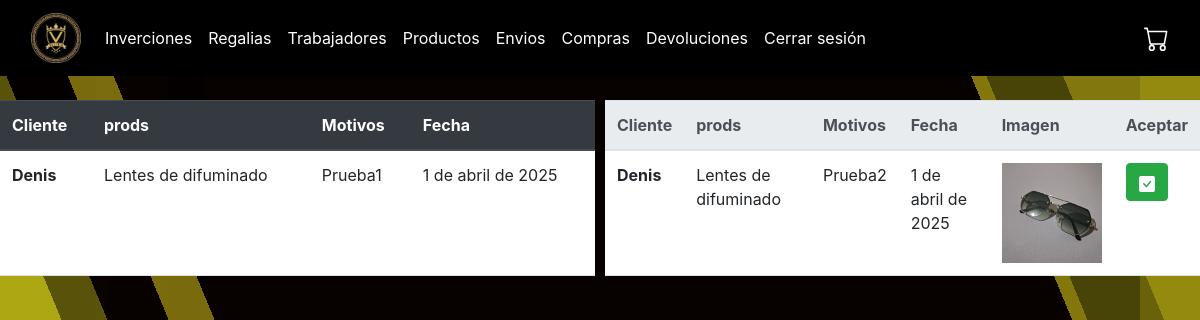
/devolucion (signed in), run on the app's committed database.
### plus/models.py (models this page shows, shortened)
class Devolucion(models.Model):
    descripcion = models.CharField(max_length=100)
    imagen = models.ImageField(upload_to="devoluciones", null=True)
    fecha_devolucion = models.DateField(auto_now_add=True)
    detalle_compra = models.ForeignKey(DetalleCompra, on_delete=models.CASCADE,null=True, blank=True)
    cliente = models.ForeignKey(Cliente, on_delete=models.CASCADE)
    aceptada = models.BooleanField(default=0)

class Cliente(models.Model):
    user = models.OneToOneField(User, on_delete=models.CASCADE, null=True, blank=True)
    nombre = models.CharField(max_length=50)
    apellido = models.CharField(max_length=50)
    telefono = models.CharField(max_length=8)
    cedula = models.CharField(max_length=25)
    correo = models.EmailField(max_length=25, null=True, blank=True)
    contraseña = models.CharField(max_length=30)

class DetalleCompra(models.Model):
    producto = models.ForeignKey(Producto, on_delete=models.CASCADE)
    compra = models.ForeignKey(Compra, on_delete=models.CASCADE)
    cantidad = models.IntegerField()

class Producto(models.Model):
    descripcion = models.CharField(max_length=100, default='Sin descripción')
    precio = models.FloatField()
    nombre = models.CharField(max_length=40)
    cantidad = models.IntegerField()
    peso = models.FloatField()
    imagen = models.ImageField(upload_to="productos", null=True)

### plus/views.py (the view)
# urls.py: path('devolucion',views.devolucion,name="devolucion"),
@staff_required
def devolucion(request):
    devoluciones_confirmadas = Devolucion.objects.filter(aceptada=True)
    devoluciones_no_confirmadas = Devolucion.objects.filter(aceptada=False)
    return render(request, "plus/administracion/devoluciones.html", {
        "devoluciones_confirmadas": devoluciones_confirmadas,
        "devoluciones_no_confirmadas": devoluciones_no_confirmadas
    })

### plus/views.py (called while the page is built)
def is_staff_user(user):
    return user.is_staff

### plus/templates/plus/administracion/devoluciones.html (shortened to what this page needs)
{% extends "plus/administracion/layout.html" %}
{% block body %}
<div style="display: flex; flex-direction: column; gap: 10px;">
    <div style="display: flex; gap: 10px; flex-grow: 1;">
        <table style="flex: 1;" class="table">
            <thead class="thead-dark">
                <tr>
                    <th scope="col">Cliente</th>
                    <th scope="col">prods</th>
                    <th scope="col">Motivos</th>
                    <th scope="col">Fecha</th>
                </tr>
            </thead>
            <tbody>
                {% for devolucion in devoluciones_confirmadas %}
                <tr>
                    <th scope="row">{{ devolucion.cliente.nombre }}</th>
                    <td>
                        {% if devolucion.detalle_compra and devolucion.detalle_compra.producto %}
                            {{ devolucion.detalle_compra.producto.nombre }}
                        {% else %}
                            No disponible
                        {% endif %}
                    </td>
                    <td>{{ devolucion.descripcion }}</td>
                    <td>{{ devolucion.fecha_devolucion  }}</td>
                </tr>
                {% endfor %}
            </tbody>
        </table>
        <table style="flex: 1;" class="table">
            <thead class="thead-light">
                <tr>
                    <th scope="col">Cliente</th>
                    <th scope="col">prods</th>
                    <th scope="col">Motivos</th>
                    <th scope="col">Fecha</th>
                    <th scope="col">Imagen</th>
                    <th scope="col">Aceptar</th>
                </tr>
            </thead>
            <tbody>
                {% for devolucion in devoluciones_no_confirmadas %}
                <tr>
                    <th scope="row">{{ devolucion.cliente.nombre }}</th>
                    <td>
                        {% if devolucion.detalle_compra and devolucion.detalle_compra.producto %}
                            {{ devolucion.detalle_compra.producto.nombre }}
                        {% else %}
                            No disponible
                        {% endif %}
                    </td>
                    <td>{{ devolucion.descripcion }}</td>
                    <td>{{ devolucion.fecha_devolucion  }}</td>
                    <td>
                        {% if devolucion.imagen %}
    <img src="{{ devolucion.imagen.url }}" style="max-width: 100px; height: auto; display: inline-block;">
{% else %}
    <p style="color: red;">No hay imagen disponible</p>
{% endif %}
                    </td>
                    <td>
                        <form method="POST" action="{% url 'aceptarDevolucion' devolucion.id %}">
                                    <button type="submit" class="btn btn-success"></button>
                            </td>
                </tr>
                {% endfor %}
            </tbody>
        </table>
    </div>
</div>
{% endblock %}

### plus/static/styleAdmin.css (style rules this page uses)
html, body { margin: 0; padding: 0; height: 100%; }
body { background-image: linear-gradient(90deg, rgba(182, 167, 23, 0) 0%, rgba(182, 167, 23, 0) 8%, rgba(184, 182, 26, 0.02) 8%, rgba(184, 182, 26, 0.02) 9%, rgba(184, 172, 21, 0.01) 9%, rgba(184, 172, 21, 0.01) 14%, rgba(178, 169, 18, 0) 14%, rgba(178, 169, 18, 0) 17%, rgba(172, 155, 25, 0.01) 17%, rgba(172, 155, 25, 0.01) 95%, rgba(205, 194, 20, 0.25) 95%, rgba(205, 194, 20, 0.25) 100%), linear-gradient(67.5deg, rgba(188, 174, 24, 0) 0%, rgba(188, 174, 24, 0) 11%, rgba(203, 198, 21, 0.73) 11%, rgba(203, 198, 21, 0.73) 17%, rgba(180, 179, 25, 0) 17%, rgba(180, 179, 25, 0) 24%, rgba(199, 179, 22, 0.6) 24%, rgba(199, 179, 22, 0.6) 27%, rgba(201, 185, 28, 0) 27%, rgba(201, 185, 28, 0) 89%, rgba(201, 187, 24, 0.44) 89%, rgba(201, 187, 24, 0.44) 100%), linear-gradient(67.5deg, rgba(180, 170, 16, 0.6) 0%, rgba(180, 170, 16, 0.6) 4%, rgba(211, 195, 24, 0) 4%, rgba(211, 195, 24, 0) 10%, rgba(188, 179, 23, 0.46) 10%, rgba(188, 179, 23, 0.46) 20%, rgba(178, 169, 18, 0) 20%, rgba(178, 169, 18, 0) 83%, rgba(255, 235, 25, 0.5) 83%, rgba(255, 235, 25, 0.5) 84%, rgba(199, 193, 19, 0.34) 84%, rgba(199, 193, 19, 0.34) 100%), linear-gradient(90deg, rgb(5, 0, 0), rgb(5, 0, 0)); background-size: cover; background-position: center; }

### data on the page
Devolucion: cliente.nombre "Denis", detalle_compra.producto.nombre "Lentes de difuminado", descripcion "Prueba1", fecha_devolucion "1 de abril de 2025"
Devolucion: cliente.nombre "Denis", detalle_compra.producto.nombre "Lentes de difuminado", descripcion "Prueba2", fecha_devolucion "1 de abril de 2025", imagen (picture)
